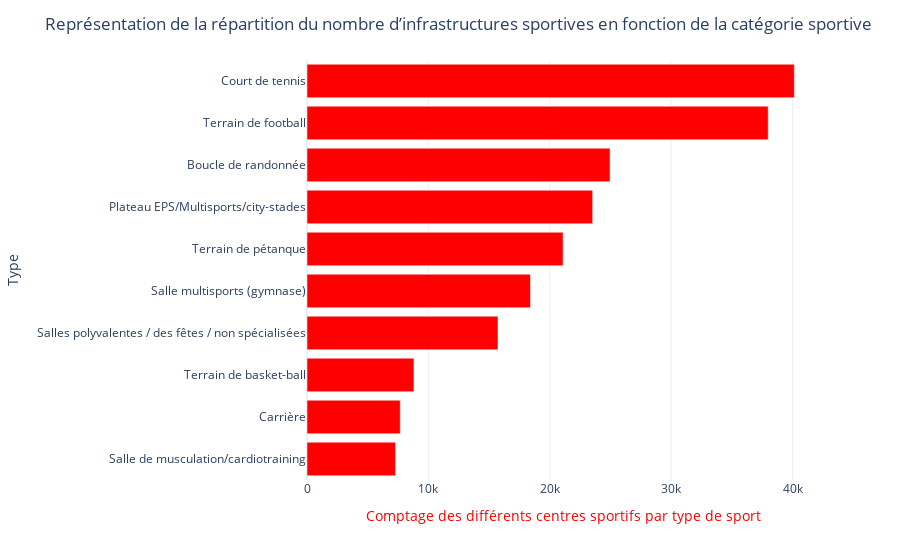

This figure's notebook cell:
### Code cell
# Diagramme en bâtons
fig = px.bar(df1.sort_values('Nombre', ascending=False).head(10).sort_values('Nombre', ascending=True), orientation='h', x='Nombre',
             y='Type', color_discrete_sequence=["red"], template="plotly_white")

fig.update_layout(
    title='Représentation de la répartition du nombre d’infrastructures sportives en fonction de la catégorie sportive',
    xaxis_title='Comptage des différents centres sportifs par type de sport')
fig.update_xaxes(title_font=dict(color='red'))

### Figure 1 — Plotly figure (JSON) as saved in the notebook; plotly's stock layout.template omitted (floating-point values rounded to 4 significant figures)
{"data": [{"alignmentgroup": "True", "hovertemplate": "Nombre=%{x}<br>Type=%{y}<extra></extra>", "legendgroup": "", "marker": {"color": "red", "pattern": {"shape": ""}}, "name": "", "offsetgroup": "", "orientation": "h", "showlegend": false, "textposition": "auto", "type": "bar", "x": [7293, 7682, 8811, 15733, 18408, 21093, 23531, 24966, 37993, 40146], "xaxis": "x", "y": ["Salle de musculation/cardiotraining", "Carrière", "Terrain de basket-ball", "Salles polyvalentes / des fêtes / non spécialisées", "Salle multisports (gymnase)", "Terrain de pétanque", "Plateau EPS/Multisports/city-stades", "Boucle de randonnée", "Terrain de football", "Court de tennis"], "yaxis": "y"}], "layout": {"autosize": true, "barmode": "relative", "legend": {"tracegroupgap": 0}, "margin": {"t": 60}, "title": {"text": "Représentation de la répartition du nombre d’infrastructures sportives en fonction de la catégorie sportive"}, "xaxis": {"anchor": "y", "autorange": true, "domain": [0, 1], "range": [0, 42260.0], "title": {"font": {"color": "red"}, "text": "Comptage des différents centres sportifs par type de sport"}, "type": "linear"}, "yaxis": {"anchor": "x", "autorange": true, "domain": [0, 1], "range": [-0.5, 9.5], "title": {"text": "Type"}, "type": "category"}}}
